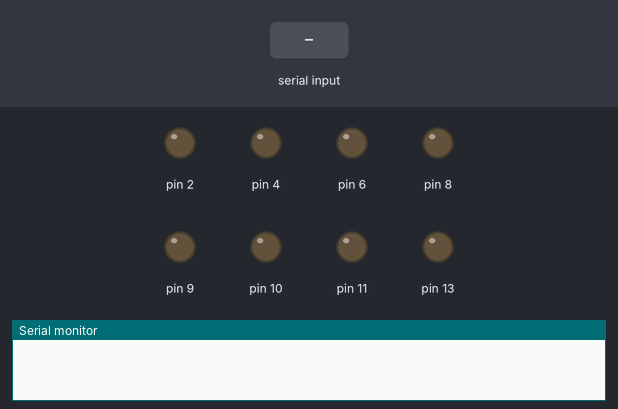
Bench run of a sketch on a simulated Arduino Uno, built with avr-gcc and run on an emulated ATmega328P. Parts: output pins drawn as LEDs (lit = HIGH), the last lines printed to the serial monitor. The inputs (shaded band) are chosen by the test bench.

Above: at 1.2 s.
1.3 s: "1" received over Serial
At 1.9 s:
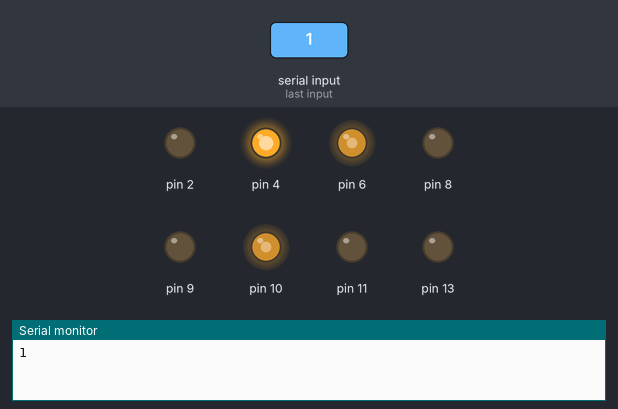
3.0 s: "2" received over Serial
At 4.3 s:
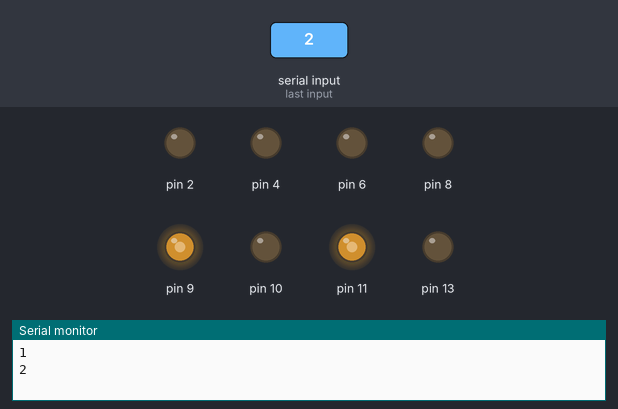
4.6 s: "3" received over Serial
At 5.6 s:
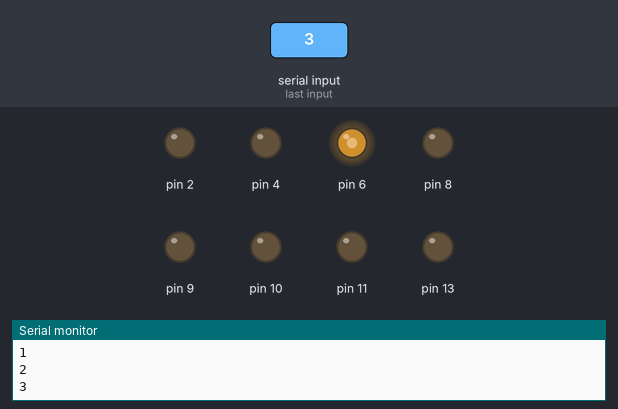
6.2 s: "4" received over Serial
At 6.9 s:
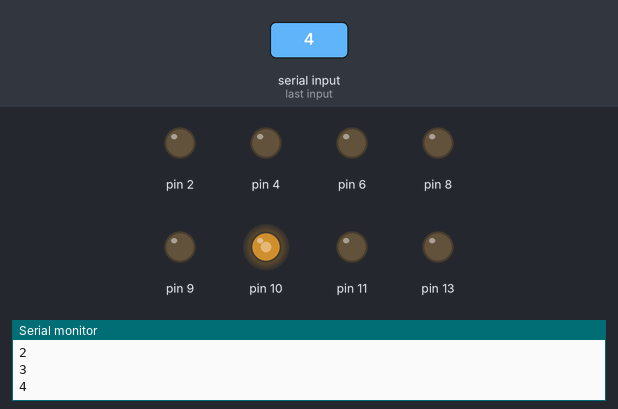
7.8 s: "0" received over Serial
At 9.1 s:
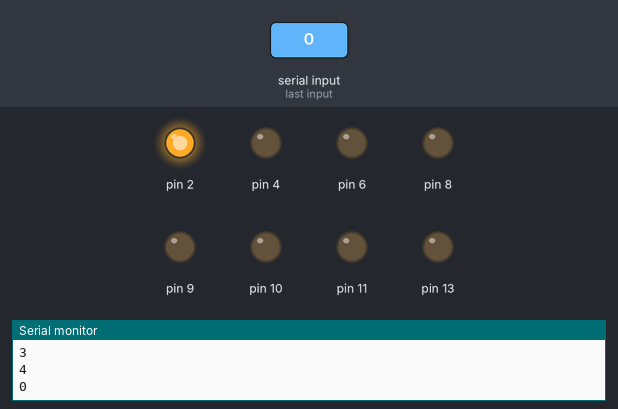
9.4 s: "6" received over Serial
At 10.6 s:
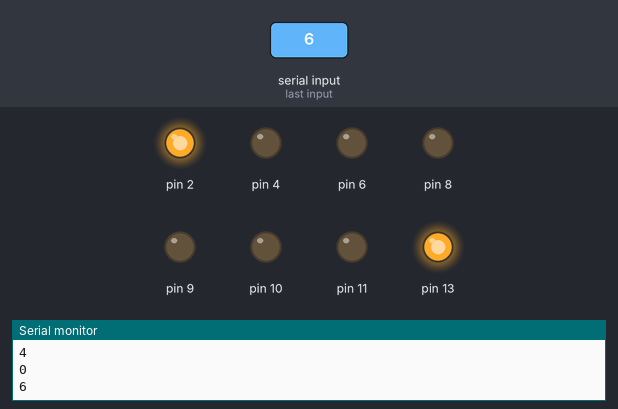
Timing chart, 0 to 12.0 s (numbered marks = the images above; inputs shaded):
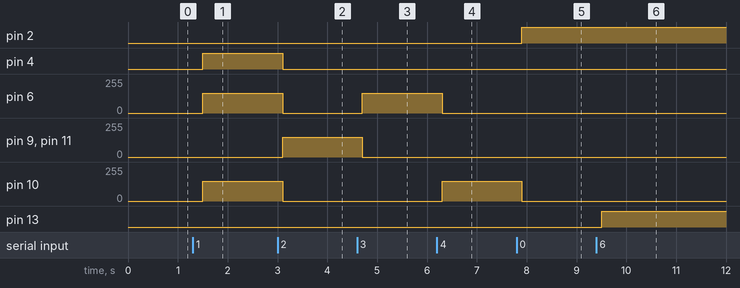

The sketch:

car_only.ino
```cpp
#define trig 5
#define echo 7
 char t;


void setup() {
pinMode(6,OUTPUT);
pinMode(9,OUTPUT);
pinMode(10,OUTPUT);
pinMode(11,OUTPUT);
pinMode(13,OUTPUT);
pinMode(8,OUTPUT);
pinMode(4,OUTPUT);
pinMode(2,OUTPUT);
pinMode(trig,OUTPUT);
pinMode(echo,INPUT);
Serial.begin(9600);}

void loop() {


if(Serial.available()){
t=Serial.read();
Serial.println(t);}


else if(t=='1')
  {analogWrite(6,150);
  analogWrite(10,150);
digitalWrite(4,HIGH);
  digitalWrite(9,LOW);
digitalWrite(11,LOW);
digitalWrite(2,LOW);
}
  else if(t=='2')
  {analogWrite(9,150);
  analogWrite(11,150);
  digitalWrite(6,LOW);
  digitalWrite(10,LOW);
  digitalWrite(4,LOW);
  digitalWrite(2,LOW);}
  else if(t=='3')
  {analogWrite(6,150);
  digitalWrite(9,LOW);
  digitalWrite(10,LOW);
  digitalWrite(11,LOW);
  digitalWrite(4,LOW);
  digitalWrite(2,LOW);}
  else if(t=='4')
  {digitalWrite(9,LOW);
  digitalWrite(6,LOW);
  analogWrite(10,150);
  digitalWrite(11,LOW);
  digitalWrite(4,LOW);
  digitalWrite(2,LOW);}
   else if(t=='0')
  {digitalWrite(11,LOW);
  digitalWrite(10,LOW);
  digitalWrite(6,LOW);
  digitalWrite(8,LOW);
  digitalWrite(2,HIGH);
  digitalWrite(4,LOW);
  digitalWrite(9,LOW);
  }
 else if(t=='6')
  {digitalWrite(13,HIGH);
  digitalWrite(8,LOW);
  }
  else if(t='o')
  {digitalWrite(13,LOW);}
delay(100);
}
```

Measured:
- after the input at 1.3 s, pin 4: LOW → HIGH after 0.20 s; pin 6, pin 10: 0/255 → 150/255 after 0.20 s
- after the input at 3.0 s, pin 4: HIGH → LOW after 0.10 s; pin 6, pin 10: 150/255 → 0/255 after 0.10 s; pin 9, pin 11: 0/255 → 150/255 after 0.10 s
- after the input at 4.6 s, pin 6: 0/255 → 150/255 after 0.10 s; pin 9, pin 11: 150/255 → 0/255 after 0.10 s
- after the input at 6.2 s, pin 6: 150/255 → 0/255 after 0.10 s; pin 10: 0/255 → 150/255 after 0.10 s
- after the input at 7.8 s, pin 2: LOW → HIGH after 0.10 s; pin 10: 150/255 → 0/255 after 0.10 s
- after the input at 9.4 s, pin 13: LOW → HIGH after 0.10 s
